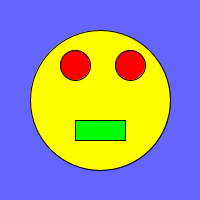
Frame 1 (no input)
Frame 60 (the mouse pressed at the canvas centre just before this capture): identical to frame 1, image omitted
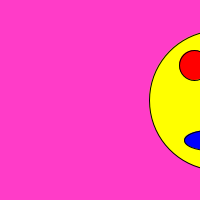
Frame 120 (the mouse held since frame 60 and released just before this capture)

The Processing sketch that drew these frames (run headless with seeded random() and noise(); from frame 60 on, the mouse is pressed at the canvas centre):

// Processing sketch: processing_89177
// ── processing_89177.pde

int x = 100;
int y = 100;
int z = 0;
void setup()                              //sets up size and determines how fast the program runs
{
  size(200,200);
  frameRate(10);
}

void draw()
{ 
  drawFace();                              //drops into the drawFace function
 
  if((mouseX > 90) && (mouseX < 110))      //if  the position of mouseX is within these conditions,
  {                                        //then it drops into the animateFaceRight function which
    background(255,60,200);                       //moves the whole face right.
    animateFaceRight();
  }
  x = x + 1;                                //adds 1 onto x which moves face along x axis
 
}

void drawFace()                              //draw face function
{
  background(100,100,255);
  fill(255,255,0);
  ellipse(100,100,140,140);
  fill(255,0,0);
  ellipse(130,65,30,30);
  ellipse(75,65,30,30);
  fill(0,255,0);
  rect(75,120,50,20);
}


void animateFaceRight()                      //animateface function
{
  z = z + 1;
  if ( z > 9)
   z = z * -1;
  fill(255,255,0);
  ellipse(x,y,140+z,140);
  fill(255,0,0);
  ellipse(x + (30+z),y - 35,30,30+ z -1);
  ellipse(x - (25-z),y - 35,30,30+z);
  fill(0,0,255);
  ellipse(x - 10,y + 40,50,20+z);
}
